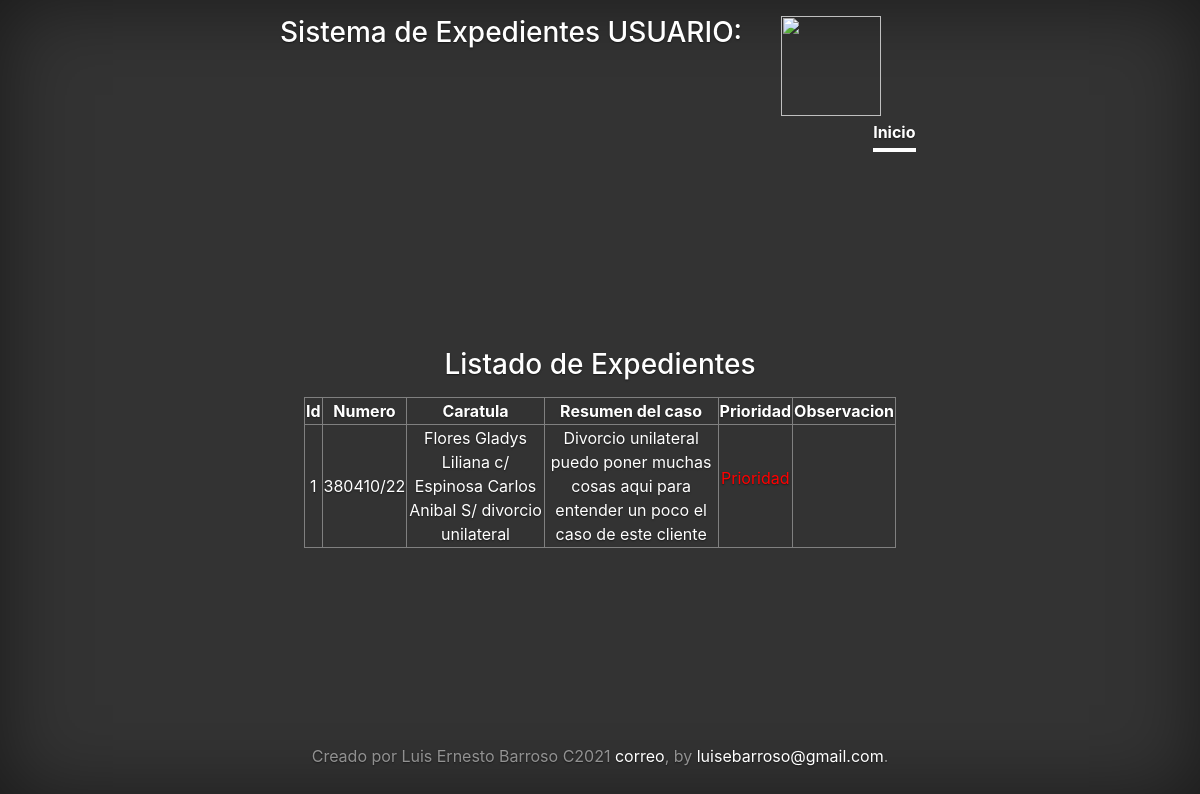
The app's page /index/expprio/ with its own data.
### appsisexp/models.py (models this page shows, shortened)
class Expedien(models.Model):
    texp = [('1','Exp'),('2','Inc'),('3','Otro')]
    Tipexp = models.CharField(max_length=4,choices=texp,blank=True)
    Numeroexp = models.CharField(max_length=20, blank=True)
    Juzgadoexp = models.CharField(max_length=80, blank=True)
    Caratula = models.CharField(max_length=80,null=True)
    Resumen_caso = models.CharField(max_length=255,blank=True)
    Activo = models.BooleanField()
    Prioridad = models.BooleanField()
    Observacion = models.CharField(max_length=150,blank=True)

### appsisexp/views.py (the view)
# urls.py: path('index/expprio/', views.expprio, name='expprio'),
def expprio(request):
    list_rec = Expedien.objects.filter(Prioridad=True)
    return render(request,"expprio.html", locals())

### appsisexp/templates/expprio.html (shortened to what this page needs)
{% load static %}
{% url 'index' as inde_url %}
<!doctype html>
<html lang="en">
  <head>
    <link href="{% static 'expedien/css/bootstrap.min.css'%}" rel="stylesheet">
<link rel="stylesheet" href="https://maxcdn.bootstrapcdn.com/bootstrap/4.5.2/css/bootstrap.min.css">
    <link href="{% static 'expedien/css/cover.css'%}" rel="stylesheet">
  </head>
  <body>
    <body class="text-center">
      <div class="cover-container d-flex w-100 h-100 p-3 mx-auto flex-column">
    <header class="masthead mb-auto">
      <div class="inner">
        <h3 class="masthead-brand">Sistema de Expedientes USUARIO: {{ user.username}}</h3>
        <div>
          <img src="{% static 'image/despidos.jpg '%}" width="100" height="100"  alt="">
        </div>
        <nav class="nav nav-masthead justify-content-center">
          <a class="nav-link active" href="{{inde_url}}">Inicio</a>
          <a> &nbsp </a>
        </nav>
      </div>
    </header>
    <main role="main" class="inner cover">
          <table border="1">
  		      <thead>
               <tr>
               <h3><p>Listado de Expedientes</p></h3>
				     	<th>Id</th><th>Numero</th><th>Caratula</th><th>Resumen del caso</th><th>Prioridad</th><th>Observacion</th>
            </thead>
            {% for via in list_rec %}
            <tr>
                <td>{{ via.id}}</td>
                <td>{{ via.Numeroexp}}</td>
                <td>{{ via.Caratula }}</td>
                <td>{{ via.Resumen_caso }}</td>
                <td>
                {% if via.Prioridad == True %}
                <p style="color: red;">Prioridad</p>
                {%endif%}
                </td>
                <td>{{ via.Observacion }}</td>
            </tr>
            {% endfor%}
          </table>
      </main>
      <footer class="mastfoot mt-auto">
        <div class="inner">
          <p>Creado por Luis Ernesto Barroso C2021  <a href="https://getbootstrap.com/">correo</a>, by <a href="https://twitter.com/mdo">luisebarroso@gmail.com</a>.</p>
        </div>
      </footer>
     </div>
  </body>
</html>

### static/expedien/css/cover.css (style rules this page uses)
a, a:focus, a:hover { color: #fff; }
html, body { height: 100%; background-color: #333; }
body { display: -ms-flexbox; display: flex; color: #fff; text-shadow: 0 .05rem .1rem rgba(0, 0, 0, .5); box-shadow: inset 0 0 5rem rgba(0, 0, 0, .5); }
.cover-container { max-width: 42em; }
.masthead { margin-bottom: 2rem; }
.masthead-brand { margin-bottom: 0; }
.nav-masthead .nav-link { padding: .25rem 0; font-weight: 700; color: rgba(255, 255, 255, .5); background-color: transparent; border-bottom: .25rem solid transparent; }
.nav-masthead .active { color: #fff; border-bottom-color: #fff; }
@media (min-width: 48em) { .masthead-brand { float: left; } }
@media (min-width: 48em) { .nav-masthead { float: right; } }
.cover { padding: 0 1.5rem; }
.mastfoot { color: rgba(255, 255, 255, .5); }

### records on screen
Expedien: id "1", Numeroexp "380410/22", Caratula "Flores Gladys Liliana c/ Espinosa Carlos Anibal S/ divorcio unilateral", Resumen_caso "Divorcio unilateral puedo poner muchas cosas aqui para entender un poco el caso de este cliente", Prioridad "Prioridad"
